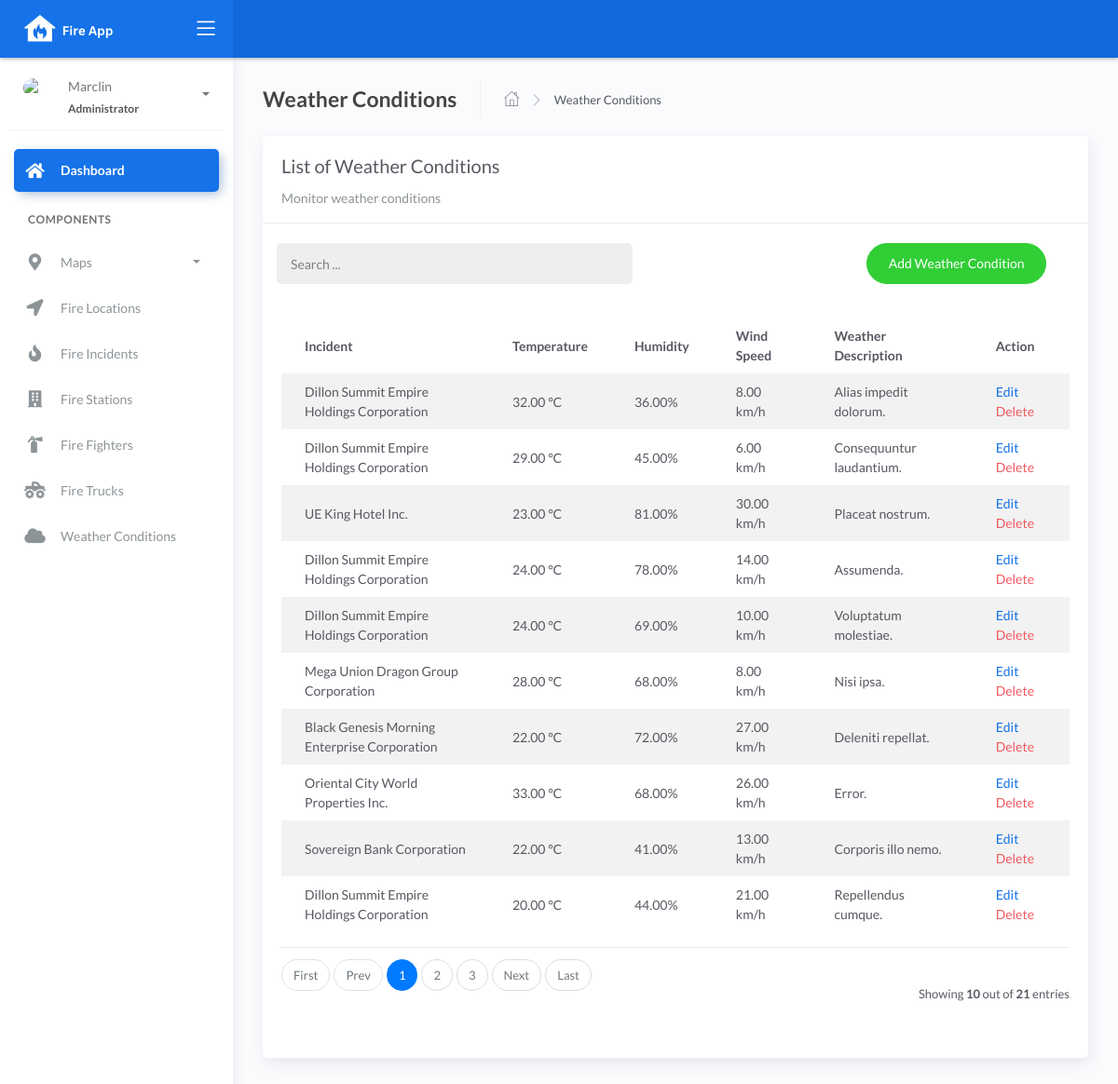
Page /weather_list on the committed database.
### fire/models.py (models this page shows, shortened)
class BaseModel(models.Model):
    created_at = models.DateTimeField(auto_now_add=True, db_index=True)
    updated_at = models.DateTimeField(auto_now=True)
    class Meta:
        abstract = True

class WeatherConditions(BaseModel):
    incident = models.ForeignKey(Incident, on_delete=models.CASCADE)
    temperature = models.DecimalField(max_digits=10, decimal_places=2)
    humidity = models.DecimalField(max_digits=10, decimal_places=2)
    wind_speed = models.DecimalField(max_digits=10, decimal_places=2)
    weather_description = models.CharField(max_length=150)

class Incident(BaseModel):
    SEVERITY_CHOICES = (
        ('Minor Fire', 'Minor Fire'),
        ('Moderate Fire', 'Moderate Fire'),
        ('Major Fire', 'Major Fire'),
    )
    location = models.ForeignKey(Locations, on_delete=models.CASCADE)
    date_time = models.DateTimeField(blank=True, null=True)
    severity_level = models.CharField(max_length=45, choices=SEVERITY_CHOICES)
    description = models.CharField(max_length=250)
    def __str__(self):
        return f"{self.location}"

class Locations(BaseModel):
    name = models.CharField(max_length=150)
    latitude = models.DecimalField(
        max_digits=22, decimal_places=16, null=True, blank=True)
    longitude = models.DecimalField(
        max_digits=22, decimal_places=16, null=True, blank=True)
    address = models.CharField(max_length=150)
    city = models.CharField(max_length=150)  # can be in separate table
    country = models.CharField(max_length=150)  # can be in separate table
    def __str__(self):
        return f"{self.name}"

### fire/views.py (the view)
# urls.py: path('weather_list', WeatherConditionsList.as_view(), name='weather-list'),
class WeatherConditionsList(ListView):
    model = WeatherConditions
    context_object_name = 'weather'
    template_name = "weatherconditions_list.html"
    paginate_by = 10
    def get_queryset(self, *args, **kwargs):
        qs = super(WeatherConditionsList, self).get_queryset(*args, **kwargs)
        if self.request.GET.get("q") != None:
             query = self.request.GET.get('q')
             qs = qs.filter(Q(incident__location__name__icontains=query) |
                            Q(weather_description__icontains=query))
        return qs

### templates/weatherconditions_list.html (shortened to what this page needs)
{% extends 'base.html' %} {% load static %} {% block content %}
<div class="content">
    <div class="page-inner">
        <div class="page-header">
            <h4 class="page-title">Weather Conditions</h4>
            <ul class="breadcrumbs">
                <li class="nav-home">
                    <a href="{%url 'dashboard-chart' %}">
                    <i class="flaticon-home"></i>
                    </a>
                </li>
                <li class="separator">
                    <i class="flaticon-right-arrow"></i>
                </li>
                <li class="nav-item">
                    <a href="#">Weather Conditions</a>
                </li>
            </ul>
        </div>
        <div class="row">
            <div class="col-md-12">
                <div class="card">
                    <div class="card-header">
                        <div class="card-title">List of Weather Conditions</div>
                        <div class="card-category">Monitor weather conditions</div>
                    </div>
                    <br>
                        <div class="col-md-12 row">
                            <div class="col-md-6">
                                <form class="navbar-left navbar-form nav-search mr-md-3" action="{% url 'weather-list' %}">
                                    <div class="input-group">
                                        <input type="text" placeholder="Search ..." class="form-control" name="q">
                                        <div class="input-group-append">
                                        <span class="input-group-text">
                                        </span>
                                        </div>
                                    </div>
                                </form>
                            </div>
                            <div class="col-md-6">
                                <div class="pull-right">
                                    <a href="{% url 'weather-add'%}" class="btn btn-success btn-rounded">Add Weather Condition</a>
                                </div>
                            </div>
                        </div>
                    <div class="card-body">
                        <table class="table table-striped mt-3">
                            <thead>
                                <tr>
                                    <th scope="col">Incident</th>
                                    <th scope="col">Temperature</th>
                                    <th scope="col">Humidity</th>
                                    <th scope="col">Wind Speed</th>
                                    <th scope="col">Weather Description</th>
                                    <th scope="col">Action</th>
                                </tr>
                            </thead>
                            <tbody>
                                {% for object in object_list %}
                                <tr>
                                    <td>{{ object.incident }}</td>
                                    <td>{{ object.temperature }} °C</td>
                                    <td>{{ object.humidity }}%</td>
                                    <td>{{ object.wind_speed }} km/h</td>
                                    <td>{{ object.weather_description }}</td>
                                    <td>
                                        <a href="weather_list/edit/{{ object.id }}">Edit</a>
                                        <a href="weather_list/delete/{{ object.id }}" class="text-danger">Delete</a>
                                    </td>
                                </tr>
                                {% empty %}
                                <tr>
                                    <td colspan="4" style="text-align: center">
                                    <p class="text-sm font-weight-bold mb-0">No Records Found</p>
                                    </td>
                                </tr>
                                {% endfor %}
                            </tbody>
                        </table>
                        {% include 'includes/pagination.html' %}
                    </div>
                </div>
            </div>
        </div>
    </div>
</div>
{% endblock %}

### templates/base.html (shortened to what this page needs)
{% load static %}
<!DOCTYPE html>
<html lang="en">
  <head>
    <link rel="stylesheet" href="{% static 'css/bootstrap.min.css' %}" />
    <link rel="stylesheet" href="{% static 'css/atlantis.min.css' %}" />
  </head>
  <body>
    <div class="wrapper">
      <div class="main-header">
        <div class="logo-header" data-background-color="blue">
          <a href="{% url 'dashboard-chart' %}" class="logo">
            <img src="{% static 'img/fireapp.svg' %}" alt="navbar brand" class="navbar-brand" />
          </a>
          <div class="nav-toggle">
            <button class="btn btn-toggle toggle-sidebar">
              <i class="icon-menu"></i>
            </button>
          </div>
        </div>
        <nav class="navbar navbar-header navbar-expand-lg" data-background-color="blue2">
        </nav>
      </div>
      <div class="sidebar sidebar-style-2">
        <div class="sidebar-wrapper scrollbar scrollbar-inner">
          <div class="sidebar-content">
            <div class="user">
              <div class="avatar-sm float-left mr-2">
                <img src="https://avatars.githubusercontent.com/u/132127108?s=400&u=b968b07daba061e7a3a50f3f2b75e04b7067443d&v=4" alt="..." class="avatar-img rounded-circle" />
              </div>
              <div class="info">
                <a data-toggle="collapse" href="#collapseExample" aria-expanded="true">
                  <span>
                    Marclin
                    <span class="user-level">Administrator</span>
                    <span class="caret"></span>
                  </span>
                </a>
              </div>
            </div>
            <ul class="nav nav-primary">
              <li class="nav-item active">
                <a href="{% url 'dashboard-chart' %}">
                  <i class="fas fa-home"></i>
                  <p>Dashboard</p>
                </a>
              </li>
              <li class="nav-section">
                <h4 class="text-section">Components</h4>
              </li>
              <li class="nav-item">
                <a data-toggle="collapse" href="#maps">
                  <i class="fas fa-map-marker-alt"></i>
                  <p>Maps</p>
                  <span class="caret"></span>
                </a>
              </li>
              <li class="nav-item">
                <a href="{% url 'locations-list' %}">
                  <i class="fas fa-location-arrow"></i>
                  <p>Fire Locations</p>
                </a>
              </li>
              <li class="nav-item">
                <a href="{% url 'incident-list' %}">
                  <i class="fas fa-fire"></i>
                  <p>Fire Incidents</p>
                </a>
              </li>
              <li class="nav-item">
                <a href="{% url 'firestation-list' %}">
                  <i class="fas fa-building"></i>
                  <p>Fire Stations</p>
                </a>
              </li>
              <li class="nav-item">
                <a href="{% url 'firefighters-list' %}">
                  <i class="fas fa-fire-extinguisher"></i>
                  <p>Fire Fighters</p>
                </a>
              </li>
              <li class="nav-item">
                <a href="{% url 'firetruck-list' %}">
                  <i class="fas fa-truck-monster"></i>
                  <p>Fire Trucks</p>
                </a>
              </li>
              <li class="nav-item">
                <a href="{% url 'weather-list' %}">
                  <i class="fas fa-cloud"></i>
                  <p>Weather Conditions</p>
                </a>
              </li>
            </ul>
          </div>
        </div>
      </div>
      <div class="main-panel">
        <div class="content">
          {% block content %}
          {% endblock %}
          </div>
        </div>
      </div>
  </body>
</html>

### templates/includes/pagination.html (shortened to what this page needs)
{% if is_paginated %}
<div class="card-footer px-0 border-0 d-flex flex-column flex-lg-row align-items-center justify-content-between mt-3">
  <nav aria-label="Topics pagination" class="mb-4">
    <ul class="pagination">
      {% if page_obj.number > 1 %}
      <li class="page-item">
        <a class="page-link" href="?page=1">First</a>
      </li>
      {% else %}
      <li class="page-item disabled">
        <span class="page-link">First</span>
      </li>
      {% endif %} {% if page_obj.has_previous %}
      <li class="page-item">
        <a class="page-link" href="?page={{ page_obj.previous_page_number }}">Prev</a>
      </li>
      {% else %}
      <li class="page-item disabled">
        <span class="page-link">Prev</span>
      </li>
      {% endif %} {% for page_num in paginator.page_range %} {% if page_obj.number == page_num %}
      <li class="page-item active">
        <span class="page-link">
          {{ page_num }}
        </span>
      </li>
      {% elif page_num > page_obj.number|add:'-3' and page_num < page_obj.number|add:'3' %}
      <li class="page-item">
        <a class="page-link" href="?page={{ page_num }}">{{ page_num }}</a>
      </li>
      {% endif %} {% endfor %} {% if page_obj.has_next %}
      <li class="page-item">
        <a class="page-link" href="?page={{ page_obj.next_page_number }}">Next</a>
      </li>
      {% else %}
      <li class="page-item disabled">
        <span class="page-link">Next</span>
      </li>
      {% endif %} {% if page_obj.number != paginator.num_pages %}
      <li class="page-item">
        <a class="page-link" href="?page={{ paginator.num_pages }}">Last</a>
      </li>
      {% else %}
      <li class="page-item disabled">
        <span class="page-link">Last</span>
      </li>
      {% endif %}
    </ul>
  </nav>
  <div class="fw-normal small mt-4 mt-lg-0">Showing <b>{{object_list.count}}</b> out of <b>{{paginator.count}}</b> entries</div>
</div>
{% endif %}

### rows in the picture
WeatherConditions: incident "Dillon Summit Empire Holdings Corporation", temperature "32.00", humidity "36.00", wind_speed "8.00", weather_description "Alias impedit dolorum."
WeatherConditions: incident "Dillon Summit Empire Holdings Corporation", temperature "29.00", humidity "45.00", wind_speed "6.00", weather_description "Consequuntur laudantium."
WeatherConditions: incident "UE King Hotel Inc.", temperature "23.00", humidity "81.00", wind_speed "30.00", weather_description "Placeat nostrum."
WeatherConditions: incident "Dillon Summit Empire Holdings Corporation", temperature "24.00", humidity "78.00", wind_speed "14.00", weather_description "Assumenda."
WeatherConditions: incident "Dillon Summit Empire Holdings Corporation", temperature "24.00", humidity "69.00", wind_speed "10.00", weather_description "Voluptatum molestiae."
WeatherConditions: incident "Mega Union Dragon Group Corporation", temperature "28.00", humidity "68.00", wind_speed "8.00", weather_description "Nisi ipsa."
WeatherConditions: incident "Black Genesis Morning Enterprise Corporation", temperature "22.00", humidity "72.00", wind_speed "27.00", weather_description "Deleniti repellat."
WeatherConditions: incident "Oriental City World Properties Inc.", temperature "33.00", humidity "68.00", wind_speed "26.00", weather_description "Error."
WeatherConditions: incident "Sovereign Bank Corporation", temperature "22.00", humidity "41.00", wind_speed "13.00", weather_description "Corporis illo nemo."
WeatherConditions: incident "Dillon Summit Empire Holdings Corporation", temperature "20.00", humidity "44.00", wind_speed "21.00", weather_description "Repellendus cumque."

### other values in the picture
{{ page_num }} "1"
{{ page_num }} "2" "3"
{{ object_list.count }} "10"
{{ paginator.count }} "21"
